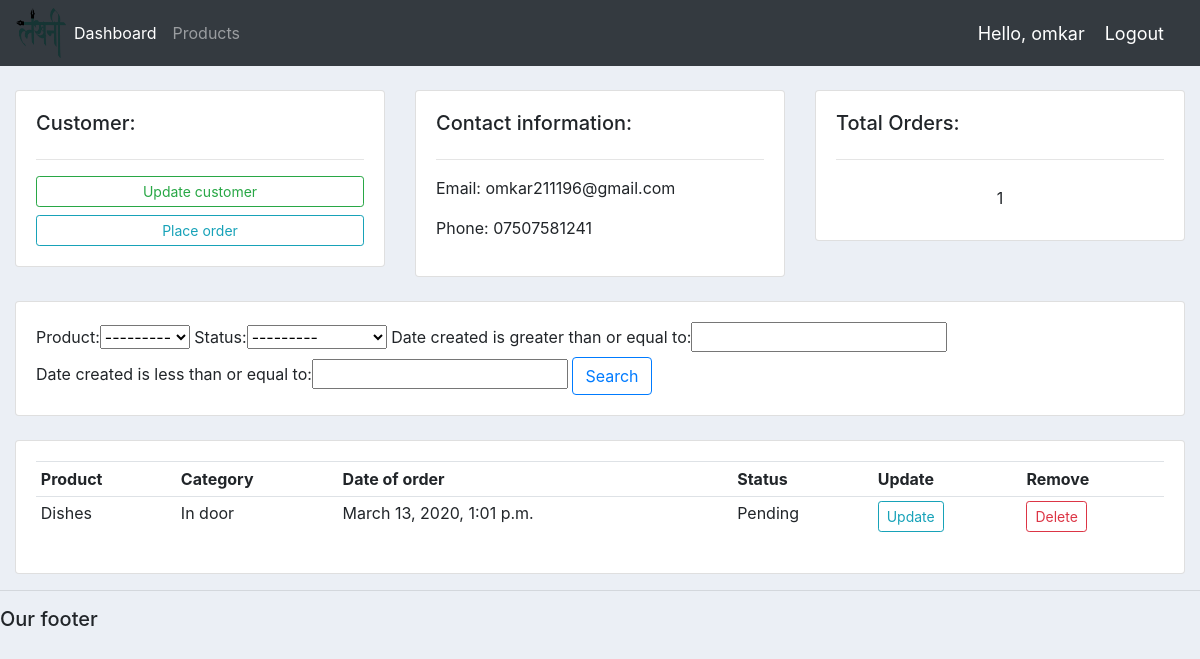
The app's page /customer/1/ (signed in) with its own data.
### accounts/models.py (models this page shows, shortened)
class Customer(models.Model):
    user = models.OneToOneField(User, null=True, blank=True, on_delete = models.CASCADE)
    name = models.CharField(max_length=200, null=True)
    phone = models.CharField(max_length=200, null=True)
    email = models.CharField(max_length=200, null=True)
    profile_pic = models.ImageField(default="profile.png", null=True, blank=True)
    date_created = models.DateTimeField(auto_now_add=True, null=True)

class Order(models.Model):
    STATUS = (
        ('Pending', 'Pending'),
        ('Out for delivery', 'Out for delivery'),
        ('Delivered', 'Delivered'),
    )
    customer = models.ForeignKey(Customer, null=True, on_delete = models.SET_NULL)
    product = models.ForeignKey(Product, null=True, on_delete = models.SET_NULL)
    date_created = models.DateTimeField(auto_now_add=True, null=True)
    status = models.CharField(max_length=200, null=True, choices=STATUS)

class Product(models.Model):
    CATEGORY = (
        ('In door', 'In door'),
        ('Out door', 'Out door'),
    )
    name = models.CharField(max_length=200, null=True)
    price = models.FloatField(null=True)
    category = models.CharField(max_length=200, null=True, choices=CATEGORY)
    description = models.CharField(max_length=200, null=True, blank=True)
    date_created = models.DateTimeField(auto_now_add=True, null=True)
    tags = models.ManyToManyField(Tag)
    def __str__(self):
        return self.name

### accounts/decorators.py (the view)
        def wrapper_func(request, *args, **kwargs):
            group = None
            if request.user.groups.exists():
                group = request.user.groups.all()[0].name
            if group in allowed_roles:
                return view_func(request, *args, **kwargs)
            else:
                return HttpResponse("You're not authorized to view this page")

### accounts/views.py (called while the page is built)
@login_required(login_url='login')
@allowed_users(allowed_roles=['admin'])
def customer(request, pk):
    customer = Customer.objects.get(id=pk)
    orders = customer.order_set.all()
    order_count = orders.count()
    myFilter = OrderFilter(request.GET, queryset=orders)
    orders = myFilter.qs
    context = {
        'customer': customer,
        'orders': orders,
        'order_count': order_count,
        'myFilter': myFilter,
    }
    return render(request, 'accounts/customer.html', context)

### accounts/templates/accounts/customer.html (shortened to what this page needs)
{% extends 'accounts/main.html' %}
{% block content %}
<br>
<div class="row">
  <div class="col-md">
    <div class="card card-body">
      <h5>Customer:</h5>
      <hr>
      <a class="btn btn-outline-success btn-sm btn-block" href="#">Update customer</a>
      <a class="btn btn-outline-info btn-sm btn-block" href="{% url 'create_order' customer.id %}">Place order</a>
    </div>
  </div>
  <div class="col-md">
    <div class="card card-body">
      <h5>Contact information:</h5>
      <hr>
      <p>Email: {{ customer.email }}</p>
      <p>Phone: {{ customer.phone }}</p>
    </div>
  </div>
  <div class="col-md">
    <div class="card card-body">
      <h5>Total Orders:</h5>
      <hr>
      <h style="text-align: center;padding: 10px">{{ order_count }}</h>
    </div>
  </div>
</div>
  <br>
  <div class="row">
    <div class="col">
      <div class="card card-body">
        <form method="GET">
          {{ myFilter.form }}
          <button class="btn btn-outline-primary" type="submit">Search</button>
        </form>
      </div>
    </div>
  </div>
<br>
<div class="row">
  <div class="col-md">
    <div class="card card-body">
      <table class="table table-sm">
        <tr>
          <th>Product</th>
          <th>Category</th>
          <th>Date of order</th>
          <th>Status</th>
          <th>Update</th>
          <th>Remove</th>
        </tr>
        {% for order in orders %}
        <tr>
          <td>{{ order.product }}</td>
          <td>{{ order.product.category }}</td>
          <td>{{ order.date_created }}</td>
          <td>{{ order.status }}</td>
          <td><a class="btn btn-sm btn-outline-info" href="{% url 'update_order' order.id %}">Update</a></td>
          <td><a class="btn btn-sm btn-outline-danger" href="{% url 'delete_order' order.id %}">Delete</a></td>
        </tr>
        {% endfor %}
      </table>
    </div>
  </div>
</div>
{% endblock content %}

### accounts/templates/accounts/navbar.html (shortened to what this page needs)
{% load static %}
<nav class="navbar navbar-expand-lg navbar-dark bg-dark">
  <img src="{% static 'images/logo.png' %}" width="50px" height="50px">
  <div class="collapse navbar-collapse" id="navbarNav">
    <ul class="navbar-nav">
      {% if request.user.is_staff %}
      <li class="nav-item active">
        <a class="nav-link" href="{% url 'home' %}">Dashboard</a>
      </li>
      <li class="nav-item">
        <a class="nav-link" href="{% url 'products' %}">Products</a>
      </li>
      {% else %}
      <li class="nav-item">
        <a class="nav-link" href="{% url 'account' %}">Settings</a>
      </li>
      {% endif %}
    </ul>
  </div>
  <span class="hello-msg">Hello, {{request.user}}</span>
  <span><a class="hello-msg" href="{% url 'logout' %}">Logout</a></span>
</nav>

### static/css/main.css (style rules this page uses)
body { background-color: #ebeff5; }

### accounts/templates/accounts/navbar.html (style rules this page uses)
.hello-msg { font-size: 18px; color: #fff; margin-right: 20px; }

### records on screen
Customer: email "omkar211196@gmail.com", phone "07507581241"
Order: product "Dishes", product.category "In door", date_created "March 13, 2020, 1:01 p.m.", status "Pending"

### other values on screen
{{ request.user }} "omkar"
{{ order_count }} "1"
